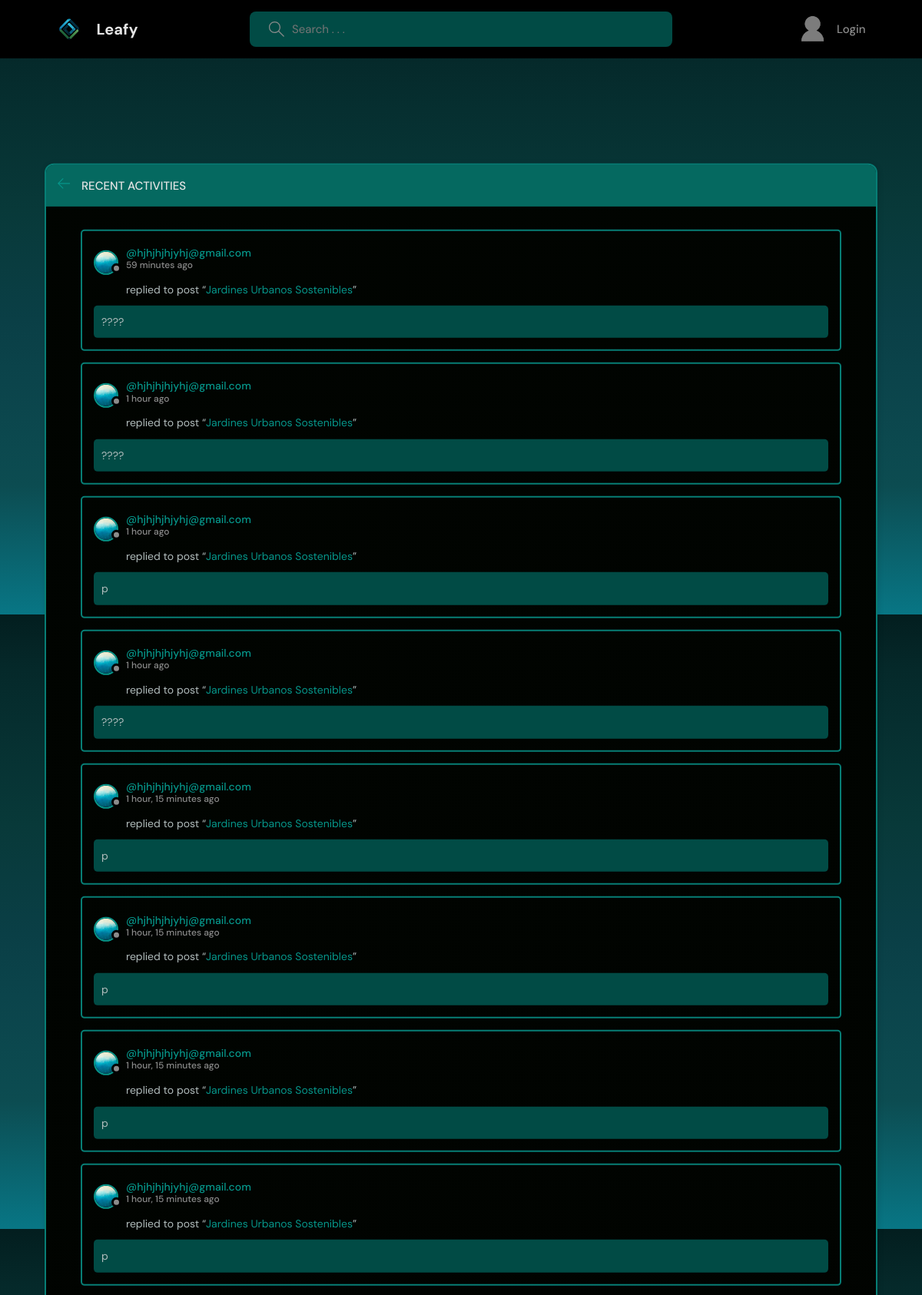
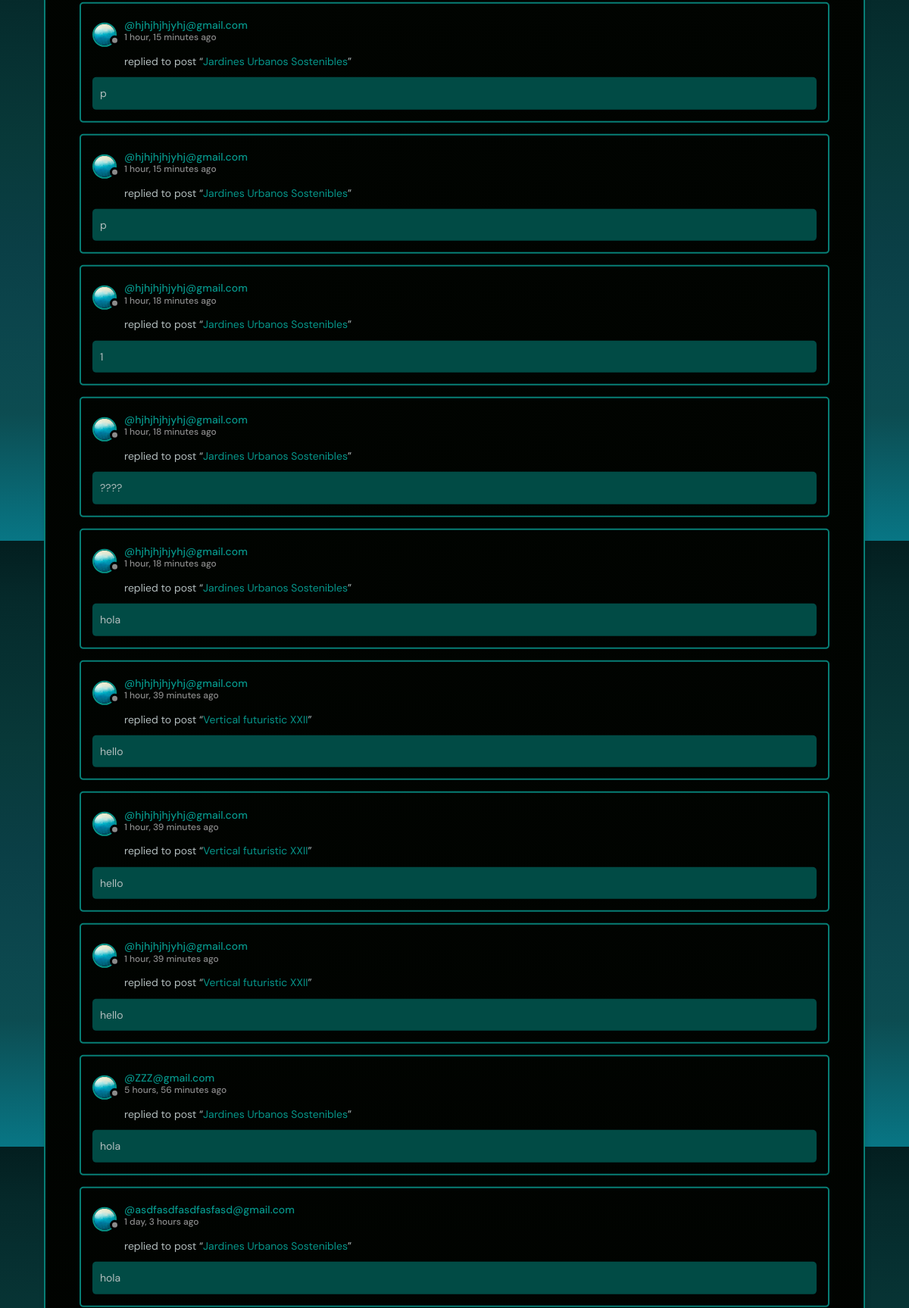
The page /activity/ (upper part) on the database its author committed (2 pictures, top to bottom).
### base/models.py (models this page shows, shortened)
class Message(models.Model):
    user = models.ForeignKey(User, on_delete=models.CASCADE)
    room = models.ForeignKey(Room, on_delete=models.CASCADE)
    body = models.TextField()
    parent = models.ForeignKey('self', on_delete=models.CASCADE, null=True, blank=True, related_name='replies')
    depth = models.IntegerField(default=0)  # 0 para mensajes principales, 1-2 para respuestas
    likes = models.ManyToManyField(User, related_name='message_likes', blank=True)
    updated = models.DateTimeField(auto_now=True)
    created = models.DateTimeField(auto_now_add=True)
    class Meta:
        ordering = ['-updated', '-created']

class User(AbstractUser):
    name = models.CharField(max_length=200, null=True)
    email = models.EmailField(unique=True, null=True)
    bio = models.TextField(null=True)
    avatar = models.ImageField(null=True, default="blue.jpg")
    USERNAME_FIELD = 'email'
    REQUIRED_FIELDS = []

class Room(models.Model):
    host = models.ForeignKey(User, on_delete=models.SET_NULL, null=True)
    topic =  models.ForeignKey(Topic, on_delete=models.SET_NULL, null=True)
    name = models.CharField(max_length=200)
    description = models.TextField(null=True, blank=True)
    participants = models.ManyToManyField(User, related_name='participants', blank=True)
    image = models.ImageField(null=True, blank=True, upload_to='room_images/')
    likes = models.ManyToManyField(User, related_name='room_likes', blank=True)
    updated = models.DateTimeField(auto_now=True)
    created = models.DateTimeField(auto_now_add=True)
    class Meta:
        ordering = ['-updated', '-created']
    def __str__(self):
        return self.name

### base/views.py (the view)
# urls.py: path('activity/', views.activityPage, name ="activity"),
def activityPage(request):
    room_messages = Message.objects.all()
    return render(request, 'base/activity.html', {'room_messages' : room_messages})

### base/templates/base/activity.html (shortened to what this page needs)
{%  extends 'main.html' %}
{% block content %}
    <main class="layout">
      <div class="container">
        <div class="layout__box">
          <div class="layout__boxHeader">
            <div class="layout__boxTitle">
              <a href="{% url 'home' %}">
                <svg version="1.1" xmlns="http://www.w3.org/2000/svg" width="32" height="32" viewBox="0 0 32 32">
                  <title>arrow-left</title>
                  <path
                    d="M13.723 2.286l-13.723 13.714 13.719 13.714 1.616-1.611-10.96-10.96h27.625v-2.286h-27.625l10.965-10.965-1.616-1.607z"
                  ></path>
                </svg>
              </a>
              <h3>Recent Activities</h3>
            </div>
          </div>
          <div class="activities-page layout__body">
            {% for message in room_messages %}
              <div class="activities__box">
                <div class="activities__boxHeader roomListRoom__header">
                  <a href="{% url 'user-profile' message.user.id %}" class="roomListRoom__author">
                    <div class="avatar avatar--small">
                      <img src="{{message.user.avatar.url}}" />
                    </div>
                    <p>
                      @{{message.user}}
                      <span>{{message.created|timesince}} ago</span>
                    </p>
                  </a>
                </div>
                <div class="activities__boxContent">
                  <p>replied to post “<a href="{% url 'room' message.room.id %}">{{message.room}}</a>”</p>
                  <div class="activities__boxRoomContent">
                    {{message.body}}
                  </div>
                </div>
              </div>
            {% endfor %}
          </div>
        </div>
      </div>
    </main>
    {% endblock %}

### static/styles/style.css (style rules this page uses)
:root { --color-main: #06968a; --color-main-light: #c5e8e6; --color-dark: #000000; --color-dark-medium: #077e75; --color-dark-light: #056960; --color-light: #e5e5e5; --color-gray: #8b8b8b; --color-light-gray: #b2bdbd; --color-bg: #014b45; --color-success: #5dd693; --color-error: #fc4b0b; }
* { font-family: "DM Sans", -apple-system, BlinkMacSystemFont, "Segoe UI", Roboto, Oxygen, Ubuntu, Cantarell, "Open Sans", "Helvetica Neue", sans-serif; margin: 0; padding: 0; box-sizing: border-box; text-rendering: optimizeLegibility; font-size: inherit; }
html { font-size: 56.25%; }
@media only screen and (min-width: 1200px) { html { font-size: 62.5%; } }
body { line-height: 1.6; font-weight: 400; font-size: 1.5rem; color: var(--color-light-gray); gap: 3rem; background: rgb(9, 81, 122); background: linear-gradient(0deg, rgb(8, 118, 133) 0%, rgb(12, 76, 81) 21%, rgb(11, 68, 75) 38%, rgb(10, 63, 70) 48%, rgb(8, 57, 57) 66%, rgb(6, 47, 48) 82%, rgb(5, 41, 42) 91%, rgb(3, 30, 31) 100%); min-height: 100vh; }
img { width: 100%; }
a { display: inline-block; color: #06968a; text-decoration: none; }
.container { max-width: 120rem; width: 90%; margin: auto; }
.avatar { position: relative; display: inline-block; border-radius: 50%; border: 2px solid #06968a; margin-top: 10px; }
.avatar img { display: block; border-radius: 50%; object-fit: cover; object-position: center; }
.avatar::after { content: ""; display: block; position: absolute; background-color: var(--color-gray); z-index: 111; border-radius: 50%; border: 0.3rem solid var(--color-dark); }
.avatar.avatar--small img { width: 2.8rem; height: 2.8rem; }
.avatar.avatar--small:after { width: 0.7rem; height: 0.7rem; bottom: 0px; right: -6px; }
.layout { margin-top: 2.4rem; }
.layout > .container { display: flex; justify-content: space-between; align-items: flex-start; }
.layout__box { width: 90%; max-width: 48rem; min-height: 40rem; position: absolute; top: 50%; left: 50%; transform: translate(-50%, -46%); background-color: var(--color-dark); border-radius: 1rem; box-shadow: 1px 1px 6px 3px rgba(0, 0, 0, 0.1); overflow: hidden; }
.layout__boxHeader { display: flex; padding: 1.5rem; background-color: var(--color-dark-light); }
.layout__boxTitle { display: flex; gap: 1.5rem; align-items: center; }
.layout__boxTitle h3 { text-transform: uppercase; font-weight: 500; color: var(--color-light); }
.layout__boxTitle svg { width: 1.6rem; height: 1.6rem; fill: var(--color-main); }
.layout__body { margin: 3rem; }
.roomListRoom__header { display: flex; justify-content: space-between; align-items: center; }
.roomListRoom__author { font-weight: 500; display: flex; align-items: center; gap: 1rem; }
.activities__box { margin: 1.5rem; padding: 1.5rem; border: 2px solid var(--color-dark-medium); border-radius: 5px; }
.activities__boxHeader p { font-size: 1.4rem; line-height: 1.3; }
.activities__boxHeader p span { color: var(--color-gray); font-size: 1.2rem; display: block; }
.activities__boxContent { margin-left: 4.2rem; margin-top: 0.8rem; }
.activities__boxContent { font-size: 1.4rem; }
.activities__boxRoomContent { background: var(--color-bg); padding: 1rem; border-radius: 5px; margin-top: 1rem; margin-left: -4.2rem; }
.layout__box { width: 90%; max-width: 1200px; min-height: 300px; background-color: var(--color-dark); border-radius: 1rem; overflow: hidden; outline: 0.2rem solid var(--color-dark-medium); background-image: linear-gradient(to bottom, rgba(26, 127, 21, 0.03), rgba(15, 59, 12, 0.05)); }

### rows shown on the page
Message: user.avatar (picture), user "hjhjhjhjyhj@gmail.com", created "59 minutes", room "Jardines Urbanos Sostenibles", body "????"
Message: user.avatar (picture), user "hjhjhjhjyhj@gmail.com", created "1 hour", room "Jardines Urbanos Sostenibles", body "????"
Message: user.avatar (picture), user "hjhjhjhjyhj@gmail.com", created "1 hour", room "Jardines Urbanos Sostenibles", body "p"
Message: user.avatar (picture), user "hjhjhjhjyhj@gmail.com", created "1 hour", room "Jardines Urbanos Sostenibles", body "????"
Message: user.avatar (picture), user "hjhjhjhjyhj@gmail.com", created "1 hour, 15 minutes", room "Jardines Urbanos Sostenibles", body "p"
Message: user.avatar (picture), user "hjhjhjhjyhj@gmail.com", created "1 hour, 15 minutes", room "Jardines Urbanos Sostenibles", body "p"
Message: user.avatar (picture), user "hjhjhjhjyhj@gmail.com", created "1 hour, 15 minutes", room "Jardines Urbanos Sostenibles", body "p"
Message: user.avatar (picture), user "hjhjhjhjyhj@gmail.com", created "1 hour, 15 minutes", room "Jardines Urbanos Sostenibles", body "p"
Message: user.avatar (picture), user "hjhjhjhjyhj@gmail.com", created "1 hour, 15 minutes", room "Jardines Urbanos Sostenibles", body "p"
Message: user.avatar (picture), user "hjhjhjhjyhj@gmail.com", created "1 hour, 15 minutes", room "Jardines Urbanos Sostenibles", body "p"
Message: user.avatar (picture), user "hjhjhjhjyhj@gmail.com", created "1 hour, 18 minutes", room "Jardines Urbanos Sostenibles", body "1"
Message: user.avatar (picture), user "hjhjhjhjyhj@gmail.com", created "1 hour, 18 minutes", room "Jardines Urbanos Sostenibles", body "????"
Message: user.avatar (picture), user "hjhjhjhjyhj@gmail.com", created "1 hour, 18 minutes", room "Jardines Urbanos Sostenibles", body "hola"
Message: user.avatar (picture), user "hjhjhjhjyhj@gmail.com", created "1 hour, 39 minutes", room "Vertical futuristic XXII", body "hello"
Message: user.avatar (picture), user "hjhjhjhjyhj@gmail.com", created "1 hour, 39 minutes", room "Vertical futuristic XXII", body "hello"
Message: user.avatar (picture), user "hjhjhjhjyhj@gmail.com", created "1 hour, 39 minutes", room "Vertical futuristic XXII", body "hello"
Message: user.avatar (picture), user "ZZZ@gmail.com", created "5 hours, 56 minutes", room "Jardines Urbanos Sostenibles", body "hola"
Message: user.avatar (picture), user "asdfasdfasdfasfasd@gmail.com", created "1 day, 3 hours", room "Jardines Urbanos Sostenibles", body "hola"
